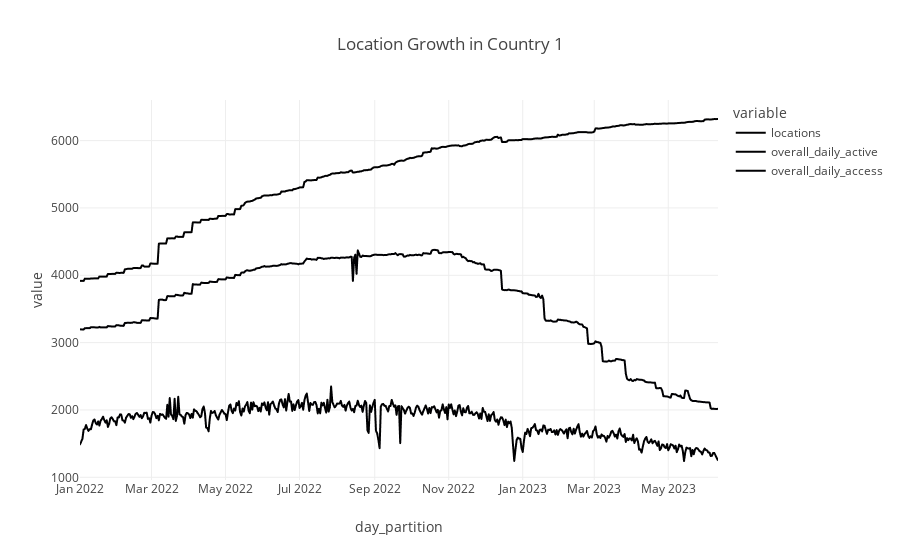

Notebook source saved alongside this figure:
### Code cell
import plotly.express as px

# df = px.data.gapminder().query("country=='Canada'")
fig = px.line(country, x="day_partition", y=country.columns[3:6], title='Location Growth in Country 1')
fig.show()

### Figure 1 — Plotly figure (JSON) as saved in the notebook; plotly's stock layout.template omitted (floating-point values rounded to 4 significant figures; data arrays with more than 128 entries replaced by an {"elided": "..."} marker saying what was removed)
{"data": [{"hovertemplate": "variable=locations<br>day_partition=%{x}<br>value=%{y}<extra></extra>", "legendgroup": "locations", "line": {"color": "#000001", "dash": "solid"}, "marker": {"symbol": "circle"}, "mode": "lines", "name": "locations", "showlegend": true, "type": "scattergl", "x": {"elided": "526 str values"}, "xaxis": "x", "y": {"elided": "526 int values"}, "yaxis": "y"}, {"hovertemplate": "variable=overall_daily_active<br>day_partition=%{x}<br>value=%{y}<extra></extra>", "legendgroup": "overall_daily_active", "line": {"color": "#000002", "dash": "solid"}, "marker": {"symbol": "circle"}, "mode": "lines", "name": "overall_daily_active", "showlegend": true, "type": "scattergl", "x": {"elided": "526 str values"}, "xaxis": "x", "y": {"elided": "526 int values"}, "yaxis": "y"}, {"hovertemplate": "variable=overall_daily_access<br>day_partition=%{x}<br>value=%{y}<extra></extra>", "legendgroup": "overall_daily_access", "line": {"color": "#000003", "dash": "solid"}, "marker": {"symbol": "circle"}, "mode": "lines", "name": "overall_daily_access", "showlegend": true, "type": "scattergl", "x": {"elided": "526 str values"}, "xaxis": "x", "y": {"elided": "526 int values"}, "yaxis": "y"}], "layout": {"autosize": true, "legend": {"title": {"text": "variable"}, "tracegroupgap": 0}, "title": {"text": "Location Growth in Country 1"}, "xaxis": {"anchor": "y", "autorange": true, "domain": [0, 1], "range": ["2022-01-01", "2023-06-11"], "title": {"text": "day_partition"}, "type": "date"}, "yaxis": {"anchor": "x", "autorange": true, "domain": [0, 1], "range": [959.8, 6603.0], "title": {"text": "value"}, "type": "linear"}}}
